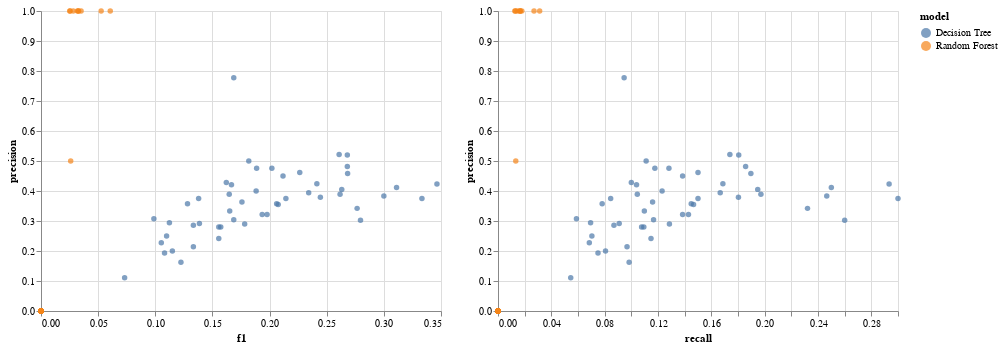

This figure's notebook cell:
### Code cell
base = alt.Chart(scores).mark_circle().encode(
    alt.Y('precision:Q'),
    alt.Color('model:N')
)


left = base.encode(alt.X('f1:Q'))
right = base.encode(alt.X('recall:Q'))

left | right

### Figure 1 — Vega-Lite specification as saved in the notebook (floating-point values rounded to 4 significant figures)
{"$schema": "https://vega.github.io/schema/vega-lite/v2.4.3.json", "config": {"view": {"height": 300, "width": 400}}, "hconcat": [{"data": {"values": [{"f1": 0.2264, "model": "Decision Tree", "precision": 0.4615, "recall": 0.15}, {"f1": 0.2118, "model": "Decision Tree", "precision": 0.45, "recall": 0.1385}, {"f1": 0.1386, "model": "Decision Tree", "precision": 0.2917, "recall": 0.09091}, {"f1": 0.2062, "model": "Decision Tree", "precision": 0.3571, "recall": 0.1449}, {"f1": 0.2342, "model": "Decision Tree", "precision": 0.3939, "recall": 0.1667}, {"f1": 0.1333, "model": "Decision Tree", "precision": 0.2857, "recall": 0.08696}, {"f1": 0.1782, "model": "Decision Tree", "precision": 0.2903, "recall": 0.1286}, {"f1": 0.1687, "model": "Decision Tree", "precision": 0.3043, "recall": 0.1167}, {"f1": 0.2796, "model": "Decision Tree", "precision": 0.3023, "recall": 0.26}, {"f1": 0.1099, "model": "Decision Tree", "precision": 0.25, "recall": 0.07042}, {"f1": 0.3333, "model": "Decision Tree", "precision": 0.375, "recall": 0.3}, {"f1": 0.2414, "model": "Decision Tree", "precision": 0.4242, "recall": 0.1687}, {"f1": 0.2766, "model": "Decision Tree", "precision": 0.3421, "recall": 0.2321}, {"f1": 0.2632, "model": "Decision Tree", "precision": 0.4054, "recall": 0.1948}, {"f1": 0.1282, "model": "Decision Tree", "precision": 0.3571, "recall": 0.07812}, {"f1": 0.1818, "model": "Decision Tree", "precision": 0.5, "recall": 0.1111}, {"f1": 0.1556, "model": "Decision Tree", "precision": 0.28, "recall": 0.1077}, {"f1": 0.1687, "model": "Decision Tree", "precision": 0.7778, "recall": 0.09459}, {"f1": 0.2444, "model": "Decision Tree", "precision": 0.3793, "recall": 0.1803}, {"f1": 0.2617, "model": "Decision Tree", "precision": 0.3889, "recall": 0.1972}, {"f1": 0.1935, "model": "Decision Tree", "precision": 0.3214, "recall": 0.1385}, {"f1": 0.1379, "model": "Decision Tree", "precision": 0.375, "recall": 0.08451}, {"f1": 0.1622, "model": "Decision Tree", "precision": 0.4286, "recall": 0.1}, {"f1": 0.2683, "model": "Decision Tree", "precision": 0.4583, "recall": 0.1897}, {"f1": 0.3111, "model": "Decision Tree", "precision": 0.4118, "recall": 0.25}, {"f1": 0.1124, "model": "Decision Tree", "precision": 0.2941, "recall": 0.06944}, {"f1": 0.07317, "model": "Decision Tree", "precision": 0.1111, "recall": 0.05455}, {"f1": 0.268, "model": "Decision Tree", "precision": 0.4815, "recall": 0.1857}, {"f1": 0.2075, "model": "Decision Tree", "precision": 0.3548, "recall": 0.1467}, {"f1": 0.1224, "model": "Decision Tree", "precision": 0.1622, "recall": 0.09836}, {"f1": 0.1758, "model": "Decision Tree", "precision": 0.3636, "recall": 0.1159}, {"f1": 0.1651, "model": "Decision Tree", "precision": 0.3333, "recall": 0.1098}, {"f1": 0.3465, "model": "Decision Tree", "precision": 0.4231, "recall": 0.2933}, {"f1": 0.1556, "model": "Decision Tree", "precision": 0.2414, "recall": 0.1148}, {"f1": 0.1882, "model": "Decision Tree", "precision": 0.4, "recall": 0.1231}, {"f1": 0.09877, "model": "Decision Tree", "precision": 0.3077, "recall": 0.05882}, {"f1": 0.1149, "model": "Decision Tree", "precision": 0.2, "recall": 0.08065}, {"f1": 0.1978, "model": "Decision Tree", "precision": 0.3214, "recall": 0.1429}, {"f1": 0.1081, "model": "Decision Tree", "precision": 0.1935, "recall": 0.075}, {"f1": 0.2609, "model": "Decision Tree", "precision": 0.5217, "recall": 0.1739}, {"f1": 0.3, "model": "Decision Tree", "precision": 0.383, "recall": 0.2466}, {"f1": 0.1667, "model": "Decision Tree", "precision": 0.4211, "recall": 0.1039}, {"f1": 0.202, "model": "Decision Tree", "precision": 0.4762, "recall": 0.1282}, {"f1": 0.1333, "model": "Decision Tree", "precision": 0.2143, "recall": 0.09677}, {"f1": 0.1647, "model": "Decision Tree", "precision": 0.3889, "recall": 0.1045}, {"f1": 0.2143, "model": "Decision Tree", "precision": 0.375, "recall": 0.15}, {"f1": 0.268, "model": "Decision Tree", "precision": 0.52, "recall": 0.1806}, {"f1": 0.1887, "model": "Decision Tree", "precision": 0.4762, "recall": 0.1176}, {"f1": 0.1053, "model": "Decision Tree", "precision": 0.2273, "recall": 0.06849}, {"f1": 0.1573, "model": "Decision Tree", "precision": 0.28, "recall": 0.1094}, {"f1": 0, "model": "Random Forest", "precision": 0, "recall": 0}, {"f1": 0, "model": "Random Forest", "precision": 0, "recall": 0}, {"f1": 0, "model": "Random Forest", "precision": 0, "recall": 0}, {"f1": 0, "model": "Random Forest", "precision": 0, "recall": 0}, {"f1": 0.02532, "model": "Random Forest", "precision": 1, "recall": 0.01282}, {"f1": 0, "model": "Random Forest", "precision": 0, "recall": 0}, {"f1": 0, "model": "Random Forest", "precision": 0, "recall": 0}, {"f1": 0.03279, "model": "Random Forest", "precision": 1, "recall": 0.01667}, {"f1": 0, "model": "Random Forest", "precision": 0, "recall": 0}, {"f1": 0, "model": "Random Forest", "precision": 0, "recall": 0}, {"f1": 0, "model": "Random Forest", "precision": 0, "recall": 0}, {"f1": 0, "model": "Random Forest", "precision": 0, "recall": 0}, {"f1": 0, "model": "Random Forest", "precision": 0, "recall": 0}, {"f1": 0, "model": "Random Forest", "precision": 0, "recall": 0}, {"f1": 0, "model": "Random Forest", "precision": 0, "recall": 0}, {"f1": 0, "model": "Random Forest", "precision": 0, "recall": 0}, {"f1": 0, "model": "Random Forest", "precision": 0, "recall": 0}, {"f1": 0.05263, "model": "Random Forest", "precision": 1, "recall": 0.02703}, {"f1": 0, "model": "Random Forest", "precision": 0, "recall": 0}, {"f1": 0, "model": "Random Forest", "precision": 0, "recall": 0}, {"f1": 0, "model": "Random Forest", "precision": 0, "recall": 0}, {"f1": 0, "model": "Random Forest", "precision": 0, "recall": 0}, {"f1": 0.03279, "model": "Random Forest", "precision": 1, "recall": 0.01667}, {"f1": 0, "model": "Random Forest", "precision": 0, "recall": 0}, {"f1": 0.03509, "model": "Random Forest", "precision": 1, "recall": 0.01786}, {"f1": 0, "model": "Random Forest", "precision": 0, "recall": 0}, {"f1": 0, "model": "Random Forest", "precision": 0, "recall": 0}, {"f1": 0.02817, "model": "Random Forest", "precision": 1, "recall": 0.01429}, {"f1": 0.02597, "model": "Random Forest", "precision": 0.5, "recall": 0.01333}, {"f1": 0, "model": "Random Forest", "precision": 0, "recall": 0}, {"f1": 0, "model": "Random Forest", "precision": 0, "recall": 0}, {"f1": 0, "model": "Random Forest", "precision": 0, "recall": 0}, {"f1": 0, "model": "Random Forest", "precision": 0, "recall": 0}, {"f1": 0, "model": "Random Forest", "precision": 0, "recall": 0}, {"f1": 0, "model": "Random Forest", "precision": 0, "recall": 0}, {"f1": 0, "model": "Random Forest", "precision": 0, "recall": 0}, {"f1": 0, "model": "Random Forest", "precision": 0, "recall": 0}, {"f1": 0, "model": "Random Forest", "precision": 0, "recall": 0}, {"f1": 0, "model": "Random Forest", "precision": 0, "recall": 0}, {"f1": 0, "model": "Random Forest", "precision": 0, "recall": 0}, {"f1": 0, "model": "Random Forest", "precision": 0, "recall": 0}, {"f1": 0, "model": "Random Forest", "precision": 0, "recall": 0}, {"f1": 0.02532, "model": "Random Forest", "precision": 1, "recall": 0.01282}, {"f1": 0.03175, "model": "Random Forest", "precision": 1, "recall": 0.01613}, {"f1": 0, "model": "Random Forest", "precision": 0, "recall": 0}, {"f1": 0, "model": "Random Forest", "precision": 0, "recall": 0}, {"f1": 0, "model": "Random Forest", "precision": 0, "recall": 0}, {"f1": 0, "model": "Random Forest", "precision": 0, "recall": 0}, {"f1": 0, "model": "Random Forest", "precision": 0, "recall": 0}, {"f1": 0.06061, "model": "Random Forest", "precision": 1, "recall": 0.03125}]}, "encoding": {"color": {"field": "model", "type": "nominal"}, "x": {"field": "f1", "type": "quantitative"}, "y": {"field": "precision", "type": "quantitative"}}, "mark": "circle"}, {"data": {"values": [{"f1": 0.2264, "model": "Decision Tree", "precision": 0.4615, "recall": 0.15}, {"f1": 0.2118, "model": "Decision Tree", "precision": 0.45, "recall": 0.1385}, {"f1": 0.1386, "model": "Decision Tree", "precision": 0.2917, "recall": 0.09091}, {"f1": 0.2062, "model": "Decision Tree", "precision": 0.3571, "recall": 0.1449}, {"f1": 0.2342, "model": "Decision Tree", "precision": 0.3939, "recall": 0.1667}, {"f1": 0.1333, "model": "Decision Tree", "precision": 0.2857, "recall": 0.08696}, {"f1": 0.1782, "model": "Decision Tree", "precision": 0.2903, "recall": 0.1286}, {"f1": 0.1687, "model": "Decision Tree", "precision": 0.3043, "recall": 0.1167}, {"f1": 0.2796, "model": "Decision Tree", "precision": 0.3023, "recall": 0.26}, {"f1": 0.1099, "model": "Decision Tree", "precision": 0.25, "recall": 0.07042}, {"f1": 0.3333, "model": "Decision Tree", "precision": 0.375, "recall": 0.3}, {"f1": 0.2414, "model": "Decision Tree", "precision": 0.4242, "recall": 0.1687}, {"f1": 0.2766, "model": "Decision Tree", "precision": 0.3421, "recall": 0.2321}, {"f1": 0.2632, "model": "Decision Tree", "precision": 0.4054, "recall": 0.1948}, {"f1": 0.1282, "model": "Decision Tree", "precision": 0.3571, "recall": 0.07812}, {"f1": 0.1818, "model": "Decision Tree", "precision": 0.5, "recall": 0.1111}, {"f1": 0.1556, "model": "Decision Tree", "precision": 0.28, "recall": 0.1077}, {"f1": 0.1687, "model": "Decision Tree", "precision": 0.7778, "recall": 0.09459}, {"f1": 0.2444, "model": "Decision Tree", "precision": 0.3793, "recall": 0.1803}, {"f1": 0.2617, "model": "Decision Tree", "precision": 0.3889, "recall": 0.1972}, {"f1": 0.1935, "model": "Decision Tree", "precision": 0.3214, "recall": 0.1385}, {"f1": 0.1379, "model": "Decision Tree", "precision": 0.375, "recall": 0.08451}, {"f1": 0.1622, "model": "Decision Tree", "precision": 0.4286, "recall": 0.1}, {"f1": 0.2683, "model": "Decision Tree", "precision": 0.4583, "recall": 0.1897}, {"f1": 0.3111, "model": "Decision Tree", "precision": 0.4118, "recall": 0.25}, {"f1": 0.1124, "model": "Decision Tree", "precision": 0.2941, "recall": 0.06944}, {"f1": 0.07317, "model": "Decision Tree", "precision": 0.1111, "recall": 0.05455}, {"f1": 0.268, "model": "Decision Tree", "precision": 0.4815, "recall": 0.1857}, {"f1": 0.2075, "model": "Decision Tree", "precision": 0.3548, "recall": 0.1467}, {"f1": 0.1224, "model": "Decision Tree", "precision": 0.1622, "recall": 0.09836}, {"f1": 0.1758, "model": "Decision Tree", "precision": 0.3636, "recall": 0.1159}, {"f1": 0.1651, "model": "Decision Tree", "precision": 0.3333, "recall": 0.1098}, {"f1": 0.3465, "model": "Decision Tree", "precision": 0.4231, "recall": 0.2933}, {"f1": 0.1556, "model": "Decision Tree", "precision": 0.2414, "recall": 0.1148}, {"f1": 0.1882, "model": "Decision Tree", "precision": 0.4, "recall": 0.1231}, {"f1": 0.09877, "model": "Decision Tree", "precision": 0.3077, "recall": 0.05882}, {"f1": 0.1149, "model": "Decision Tree", "precision": 0.2, "recall": 0.08065}, {"f1": 0.1978, "model": "Decision Tree", "precision": 0.3214, "recall": 0.1429}, {"f1": 0.1081, "model": "Decision Tree", "precision": 0.1935, "recall": 0.075}, {"f1": 0.2609, "model": "Decision Tree", "precision": 0.5217, "recall": 0.1739}, {"f1": 0.3, "model": "Decision Tree", "precision": 0.383, "recall": 0.2466}, {"f1": 0.1667, "model": "Decision Tree", "precision": 0.4211, "recall": 0.1039}, {"f1": 0.202, "model": "Decision Tree", "precision": 0.4762, "recall": 0.1282}, {"f1": 0.1333, "model": "Decision Tree", "precision": 0.2143, "recall": 0.09677}, {"f1": 0.1647, "model": "Decision Tree", "precision": 0.3889, "recall": 0.1045}, {"f1": 0.2143, "model": "Decision Tree", "precision": 0.375, "recall": 0.15}, {"f1": 0.268, "model": "Decision Tree", "precision": 0.52, "recall": 0.1806}, {"f1": 0.1887, "model": "Decision Tree", "precision": 0.4762, "recall": 0.1176}, {"f1": 0.1053, "model": "Decision Tree", "precision": 0.2273, "recall": 0.06849}, {"f1": 0.1573, "model": "Decision Tree", "precision": 0.28, "recall": 0.1094}, {"f1": 0, "model": "Random Forest", "precision": 0, "recall": 0}, {"f1": 0, "model": "Random Forest", "precision": 0, "recall": 0}, {"f1": 0, "model": "Random Forest", "precision": 0, "recall": 0}, {"f1": 0, "model": "Random Forest", "precision": 0, "recall": 0}, {"f1": 0.02532, "model": "Random Forest", "precision": 1, "recall": 0.01282}, {"f1": 0, "model": "Random Forest", "precision": 0, "recall": 0}, {"f1": 0, "model": "Random Forest", "precision": 0, "recall": 0}, {"f1": 0.03279, "model": "Random Forest", "precision": 1, "recall": 0.01667}, {"f1": 0, "model": "Random Forest", "precision": 0, "recall": 0}, {"f1": 0, "model": "Random Forest", "precision": 0, "recall": 0}, {"f1": 0, "model": "Random Forest", "precision": 0, "recall": 0}, {"f1": 0, "model": "Random Forest", "precision": 0, "recall": 0}, {"f1": 0, "model": "Random Forest", "precision": 0, "recall": 0}, {"f1": 0, "model": "Random Forest", "precision": 0, "recall": 0}, {"f1": 0, "model": "Random Forest", "precision": 0, "recall": 0}, {"f1": 0, "model": "Random Forest", "precision": 0, "recall": 0}, {"f1": 0, "model": "Random Forest", "precision": 0, "recall": 0}, {"f1": 0.05263, "model": "Random Forest", "precision": 1, "recall": 0.02703}, {"f1": 0, "model": "Random Forest", "precision": 0, "recall": 0}, {"f1": 0, "model": "Random Forest", "precision": 0, "recall": 0}, {"f1": 0, "model": "Random Forest", "precision": 0, "recall": 0}, {"f1": 0, "model": "Random Forest", "precision": 0, "recall": 0}, {"f1": 0.03279, "model": "Random Forest", "precision": 1, "recall": 0.01667}, {"f1": 0, "model": "Random Forest", "precision": 0, "recall": 0}, {"f1": 0.03509, "model": "Random Forest", "precision": 1, "recall": 0.01786}, {"f1": 0, "model": "Random Forest", "precision": 0, "recall": 0}, {"f1": 0, "model": "Random Forest", "precision": 0, "recall": 0}, {"f1": 0.02817, "model": "Random Forest", "precision": 1, "recall": 0.01429}, {"f1": 0.02597, "model": "Random Forest", "precision": 0.5, "recall": 0.01333}, {"f1": 0, "model": "Random Forest", "precision": 0, "recall": 0}, {"f1": 0, "model": "Random Forest", "precision": 0, "recall": 0}, {"f1": 0, "model": "Random Forest", "precision": 0, "recall": 0}, {"f1": 0, "model": "Random Forest", "precision": 0, "recall": 0}, {"f1": 0, "model": "Random Forest", "precision": 0, "recall": 0}, {"f1": 0, "model": "Random Forest", "precision": 0, "recall": 0}, {"f1": 0, "model": "Random Forest", "precision": 0, "recall": 0}, {"f1": 0, "model": "Random Forest", "precision": 0, "recall": 0}, {"f1": 0, "model": "Random Forest", "precision": 0, "recall": 0}, {"f1": 0, "model": "Random Forest", "precision": 0, "recall": 0}, {"f1": 0, "model": "Random Forest", "precision": 0, "recall": 0}, {"f1": 0, "model": "Random Forest", "precision": 0, "recall": 0}, {"f1": 0, "model": "Random Forest", "precision": 0, "recall": 0}, {"f1": 0.02532, "model": "Random Forest", "precision": 1, "recall": 0.01282}, {"f1": 0.03175, "model": "Random Forest", "precision": 1, "recall": 0.01613}, {"f1": 0, "model": "Random Forest", "precision": 0, "recall": 0}, {"f1": 0, "model": "Random Forest", "precision": 0, "recall": 0}, {"f1": 0, "model": "Random Forest", "precision": 0, "recall": 0}, {"f1": 0, "model": "Random Forest", "precision": 0, "recall": 0}, {"f1": 0, "model": "Random Forest", "precision": 0, "recall": 0}, {"f1": 0.06061, "model": "Random Forest", "precision": 1, "recall": 0.03125}]}, "encoding": {"color": {"field": "model", "type": "nominal"}, "x": {"field": "recall", "type": "quantitative"}, "y": {"field": "precision", "type": "quantitative"}}, "mark": "circle"}]}
